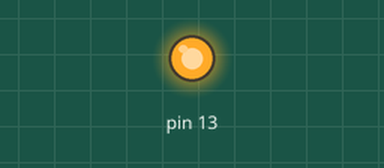
Bench run of a sketch on a simulated Arduino Uno, built with avr-gcc and run on an emulated ATmega328P. Parts: output pins drawn as LEDs (lit = HIGH).

Above: at 2.5 s.
At 7.5 s:
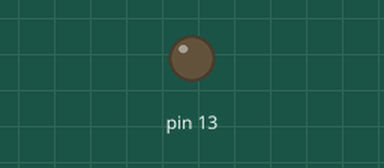
Timing chart, 0 to 13.0 s (numbered marks = the images above):
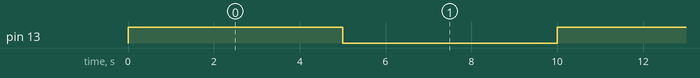

The sketch:

ArduinoLED.ino
```cpp
void setup()
{
  // setting DDRB as output
  DDRB = B00100000;
}

void loop()
{
  PORTB = B00100000; // Turn on LED
  delay(5000);
  PORTB = B00000000; // Turn off LED
  delay(5000);
}
```

Measured:
- by itself, pin 13: alternates HIGH for 5.0 s and LOW for 5.0 s
